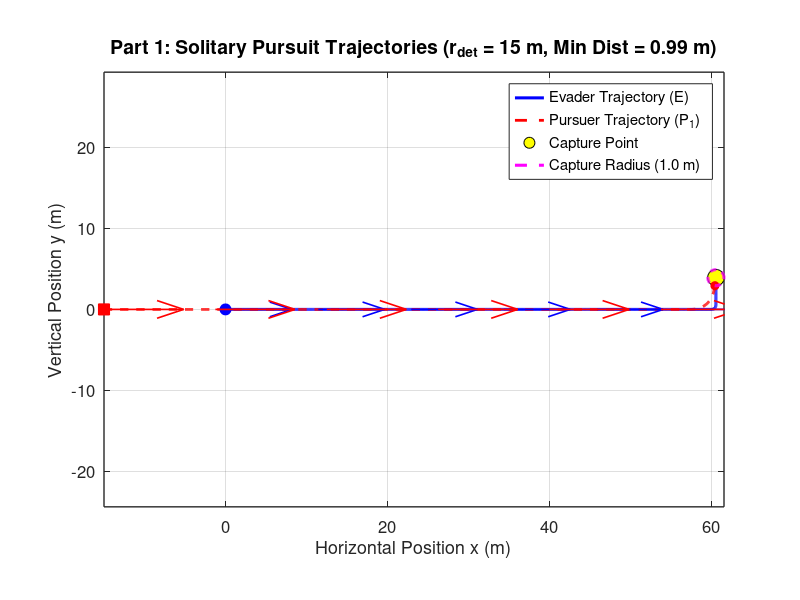
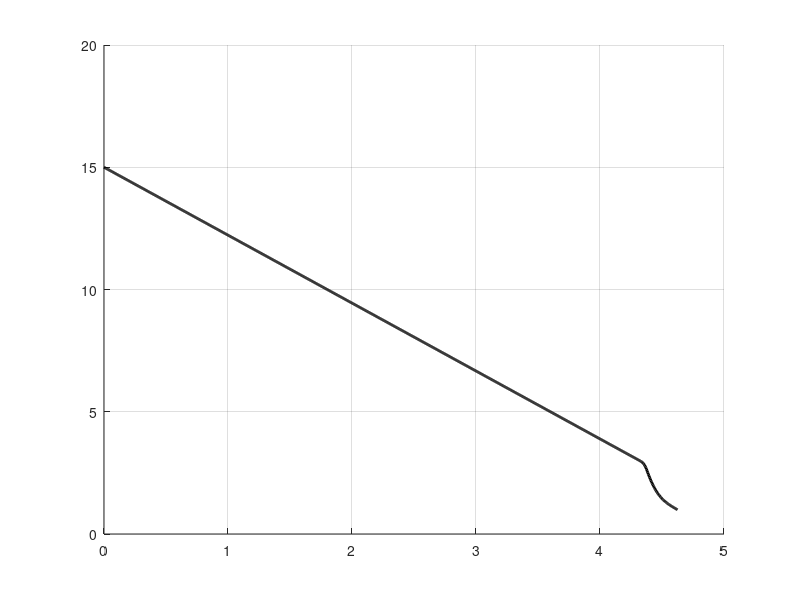

Write the MATLAB code that produced these figures, in order. (Note: this script raises an error after producing the figures.)
% solitary_pursuit.m
% Part 1: Solitary Hunting Mechanics (Pure Pursuit vs. Evasive Jinking)
clear; clc; close all;

%% 1. Model Parameters
v_p = 60 / 3.6;          % Pursuer speed (16.67 m/s)
v_e = 50 / 3.6;          % Evader speed (13.89 m/s)
R_p = 1.5;               % Pursuer min turning radius (m)
R_e = 0.5;               % Evader min turning radius (m)

w_p_max = v_p / R_p;     % Max angular velocity of pursuer (11.11 rad/s)
w_e_max = v_e / R_e;     % Max angular velocity of evader (27.78 rad/s)

l_cap = 1.0;             % Capture radius (m)
r_det = 25.0;            % Initial detection distance (m) [15, 50]
r_jink = 3.0;            % Critical distance where prey triggers jink (m)
T_max = 15.0;            % Raptor stamina limit (s)
dt = 0.005;              % Time step (s)
N = round(T_max / dt);
start_distances = [15, 20, 25, 30, 35];
start_angles = deg2rad([0, 15, -15, 30, -30]);
plot_folder = fullfile(pwd, 'strategy_1_plots');
if ~exist(plot_folder, 'dir')
    mkdir(plot_folder);
end

for scenario = 1:5
r_det = start_distances(scenario);
%% 2. Initial Conditions (t = 0)
alpha_1 = start_angles(scenario);

% Preallocate state arrays
x_E = zeros(1, N); y_E = zeros(1, N); theta_E = zeros(1, N);
x_P = zeros(1, N); y_P = zeros(1, N); theta_P = zeros(1, N);
dist_P = zeros(1, N);
t_vec = (0:N-1) * dt;

% Set t = 0 values
x_E(1) = 0; y_E(1) = 0; theta_E(1) = 0;
x_P(1) = -r_det * cos(alpha_1);
y_P(1) =  r_det * sin(alpha_1);
theta_P(1) = 0;

captured = false;
end_idx = N;
is_jinking = false;
theta_target = 0;

%% 3. Time-Stepping Simulation Loop (Forward Euler)
for k = 1:N-1
    dist_P(k) = hypot(x_E(k) - x_P(k), y_E(k) - y_P(k));
    
    if dist_P(k) <= l_cap
        captured = true;
        end_idx = k;
        break;
    end
    
    % --- Pursuer Control (Pure Pursuit) ---
    theta_LOS = atan2(y_E(k) - y_P(k), x_E(k) - x_P(k));
    dtheta_P = atan2(sin(theta_LOS - theta_P(k)), cos(theta_LOS - theta_P(k)));
    if abs(dtheta_P) <= w_p_max * dt
        w_P = dtheta_P / dt;
    else
        w_P = w_p_max * sign(dtheta_P);
    end
    
    % --- Evader Control (Break Turn with Overshoot Reset) ---
    if is_jinking && dist_P(k) > r_jink + 1.5
        is_jinking = false;
    end

    if ~is_jinking && dist_P(k) <= r_jink
        is_jinking = true;
        theta_target = theta_LOS + pi / 2;
    end

    if is_jinking
        dtheta_E = atan2(sin(theta_target - theta_E(k)), ...
            cos(theta_target - theta_E(k)));
        if abs(dtheta_E) <= w_e_max * dt
            w_E = dtheta_E / dt;
        else
            w_E = w_e_max * sign(dtheta_E);
        end
    else
        theta_flee = theta_LOS;
        dtheta_E = atan2(sin(theta_flee - theta_E(k)), cos(theta_flee - theta_E(k)));
        if abs(dtheta_E) <= w_e_max * dt
            w_E = dtheta_E / dt;
        else
            w_E = w_e_max * sign(dtheta_E);
        end
    end
    
    % --- Euler Kinematic Updates ---
    x_P(k+1) = x_P(k) + v_p * cos(theta_P(k)) * dt;
    y_P(k+1) = y_P(k) + v_p * sin(theta_P(k)) * dt;
    theta_P(k+1) = theta_P(k) + w_P * dt;
    
    x_E(k+1) = x_E(k) + v_e * cos(theta_E(k)) * dt;
    y_E(k+1) = y_E(k) + v_e * sin(theta_E(k)) * dt;
    theta_E(k+1) = theta_E(k) + w_E * dt;
end

dist_P(end_idx) = hypot(x_E(end_idx) - x_P(end_idx), y_E(end_idx) - y_P(end_idx));

%% 4. Figure 1: Combined 2D Trajectory Plot (All Players on Same Axis)
figure('Color', 'w', 'Position', [80, 80, 1050, 700]);
hold on; grid on; axis equal;

% Plot trajectories
plot(x_E(1:end_idx), y_E(1:end_idx), 'b-', 'LineWidth', 2.2, 'DisplayName', 'Evader Trajectory (E)');
plot(x_P(1:end_idx), y_P(1:end_idx), 'r--', 'LineWidth', 2.0, 'DisplayName', 'Pursuer Trajectory (P_1)');

% Plot Start Positions (t = 0)
plot(x_E(1), y_E(1), 'bo', 'MarkerSize', 8, 'MarkerFaceColor', 'b', 'HandleVisibility', 'off');
plot(x_P(1), y_P(1), 'rs', 'MarkerSize', 8, 'MarkerFaceColor', 'r', 'HandleVisibility', 'off');

% Plot End Positions (t = T_final)
plot(x_E(end_idx), y_E(end_idx), 'ko', 'MarkerSize', 12, ...
    'MarkerFaceColor', 'y', 'DisplayName', 'Capture Point');
plot(x_P(end_idx), y_P(end_idx), 'ro', 'MarkerSize', 6, ...
    'MarkerFaceColor', 'r', 'HandleVisibility', 'off');

% Plot Capture Radius Circle around Evader's Final Position
th_circ = linspace(0, 2*pi, 100);
plot(x_E(end_idx) + l_cap*cos(th_circ), y_E(end_idx) + l_cap*sin(th_circ), ...
    'm--', 'LineWidth', 2.2, 'DisplayName', 'Capture Radius (1.0 m)');

% Plot Heading Arrows along the Path
arrow_end = max(1, end_idx - round(0.5 / dt));
if arrow_end > 1
    idx_arrows = round(linspace(1, arrow_end, 6));
    quiver(x_E(idx_arrows), y_E(idx_arrows), cos(theta_E(idx_arrows)), sin(theta_E(idx_arrows)), ...
        0.35, 'b', 'LineWidth', 1.2, 'HandleVisibility', 'off');
    quiver(x_P(idx_arrows), y_P(idx_arrows), cos(theta_P(idx_arrows)), sin(theta_P(idx_arrows)), ...
        0.35, 'r', 'LineWidth', 1.2, 'HandleVisibility', 'off');
end

set(gca, 'FontSize', 12, 'LineWidth', 1.0, 'Box', 'on');
xlabel('Horizontal Position x (m)', 'FontSize', 13);
ylabel('Vertical Position y (m)', 'FontSize', 13);
title(sprintf('Part 1: Solitary Pursuit Trajectories (r_{det} = %.0f m, Min Dist = %.2f m)', ...
    r_det, min(dist_P(1:end_idx))), 'FontSize', 14);
legend('Location', 'best');
exportgraphics(gcf, fullfile(plot_folder, sprintf('scenario_%d_trajectory.png', scenario)), 'Resolution', 200);

%% 5. Figure 2: Separation Distance Plot
figure('Color', 'w', 'Position', [180, 120, 850, 550]);
hold on; grid on;
plot(t_vec(1:end_idx), dist_P(1:end_idx), 'k-', 'LineWidth', 2.0);
yline(l_cap, 'r--', 'Capture Threshold (l = 1.0 m)', 'LineWidth', 1.5);
yline(r_jink, 'b:', 'Jink Trigger (r_{jink} = 3.0 m)', 'LineWidth', 1.5);
set(gca, 'FontSize', 12, 'LineWidth', 1.0, 'Box', 'on');
xlabel('Time t (s)', 'FontSize', 13);
ylabel('Separation Distance d_1(t) (m)', 'FontSize', 13);
title('Part 1: Predator-Prey Separation Distance vs. Time', 'FontSize', 14);
exportgraphics(gcf, fullfile(plot_folder, sprintf('scenario_%d_separation.png', scenario)), 'Resolution', 200);
close all;
end

%% 6. Jink-Distance Sweep: Capture Time Histogram
jink_distances = 1.0:0.25:8.0;
capture_times = zeros(5, numel(jink_distances));

for scenario = 1:5
    for j = 1:numel(jink_distances)
        capture_times(scenario, j) = simulate_capture_time( ...
            start_distances(scenario), start_angles(scenario), ...
            jink_distances(j), v_p, v_e, R_p, R_e, l_cap, T_max, dt);
    end
end

figure('Color', 'w', 'Position', [80, 80, 1200, 850]);
for scenario = 1:5
    subplot(3, 2, scenario);
    bar(jink_distances, capture_times(scenario, :), 1.0, ...
        'FaceColor', [0.25, 0.50, 0.85], 'EdgeColor', 'none');
    hold on; grid on;

    [max_capture_time, max_idx] = max(capture_times(scenario, :));
    plot(jink_distances(max_idx), max_capture_time, 'r^', ...
        'MarkerSize', 9, 'MarkerFaceColor', 'r');
    xline(jink_distances(max_idx), 'r--', 'LineWidth', 1.2);

    xlabel('Jink distance (m)');
    ylabel('Capture time (s)');
    title(sprintf('Scenario %d (r_{det} = %.0f m)', ...
        scenario, start_distances(scenario)));
    legend('Capture time', sprintf('Maximum: %.2f m', jink_distances(max_idx)), ...
        'Location', 'best');
    set(gca, 'FontSize', 10, 'Box', 'on');
end

sgtitle('Strategy 1: Capture Time for a Range of Jink Distances');
exportgraphics(gcf, fullfile(plot_folder, 'jink_distance_capture_time.png'), ...
    'Resolution', 200);
close all;

fprintf('Strategy 1 maximum capture times by scenario:\n');
for scenario = 1:5
    [max_capture_time, max_idx] = max(capture_times(scenario, :));
    fprintf('  Scenario %d: %.2f m jink distance -> %.2f s capture time\n', ...
        scenario, jink_distances(max_idx), max_capture_time);
end

function capture_time = simulate_capture_time(r_det, alpha_1, r_jink, ...
    v_p, v_e, R_p, R_e, l_cap, T_max, dt)
    w_p_max = v_p / R_p;
    w_e_max = v_e / R_e;
    N = round(T_max / dt);

    x_E = 0;
    y_E = 0;
    theta_E = 0;
    x_P = -r_det * cos(alpha_1);
    y_P = r_det * sin(alpha_1);
    theta_P = 0;
    capture_time = T_max;
    is_jinking = false;
    theta_target = 0;

    for k = 1:N-1
        dist_P = hypot(x_E - x_P, y_E - y_P);
        if dist_P <= l_cap
            capture_time = (k - 1) * dt;
            return;
        end

        theta_LOS = atan2(y_E - y_P, x_E - x_P);
        dtheta_P = atan2(sin(theta_LOS - theta_P), ...
            cos(theta_LOS - theta_P));
        if abs(dtheta_P) <= w_p_max * dt
            w_P = dtheta_P / dt;
        else
            w_P = w_p_max * sign(dtheta_P);
        end

        if is_jinking && dist_P > r_jink + 1.5
            is_jinking = false;
        end

        if ~is_jinking && dist_P <= r_jink
            is_jinking = true;
            theta_target = theta_LOS + pi / 2;
        end

        if is_jinking
            dtheta_E = atan2(sin(theta_target - theta_E), ...
                cos(theta_target - theta_E));
            if abs(dtheta_E) <= w_e_max * dt
                w_E = dtheta_E / dt;
            else
                w_E = w_e_max * sign(dtheta_E);
            end
        else
            theta_flee = theta_LOS;
            dtheta_E = atan2(sin(theta_flee - theta_E), ...
                cos(theta_flee - theta_E));
            if abs(dtheta_E) <= w_e_max * dt
                w_E = dtheta_E / dt;
            else
                w_E = w_e_max * sign(dtheta_E);
            end
        end

        x_P = x_P + v_p * cos(theta_P) * dt;
        y_P = y_P + v_p * sin(theta_P) * dt;
        theta_P = theta_P + w_P * dt;
        x_E = x_E + v_e * cos(theta_E) * dt;
        y_E = y_E + v_e * sin(theta_E) * dt;
        theta_E = theta_E + w_E * dt;
    end
end
